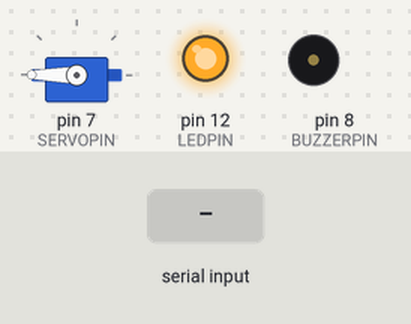
Simulated run of this sketch. Board: Arduino Uno, built with avr-gcc and run on an emulated ATmega328P. Parts: servo, output pins drawn as LEDs (lit = HIGH), buzzer (waves = sounding, pin HIGH). The inputs (shaded band) are chosen by the test bench.

Above: at 1.2 s.
1.3 s: "1" received over Serial
At 1.46 s:
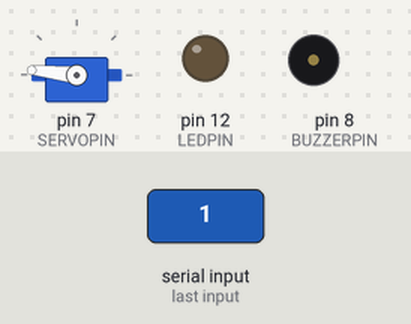
At 4.2 s:
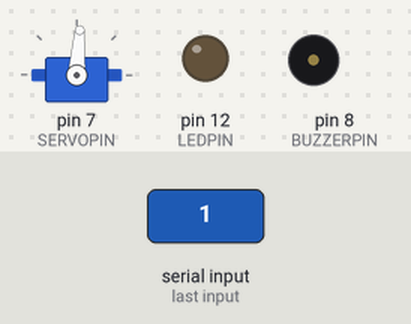
Timing chart, 0 to 10.3 s (numbered marks = the images above; inputs shaded):
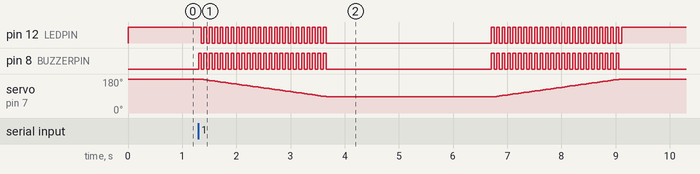

Measured:
- after the input at 1.3 s, pin 12 (LEDPIN): goes 23 × (LOW 0.05 s, HIGH 0.05 s), LOW 3.1 s, 24 × (HIGH 0.05 s, LOW 0.05 s), then HIGH, starting after 0.05 s; pin 8 (BUZZERPIN): goes 23 × (HIGH 0.05 s, LOW 0.05 s), HIGH 0.05 s, LOW 3.1 s, 23 × (HIGH 0.05 s, LOW 0.05 s), HIGH 0.05 s, then LOW, starting at once

The sketch:

Servo_LED_Buzeer.ino
```cpp
#include <Servo.h>
#include <Timer.h>
#define SERVOPIN 7
#define LEDPIN 12
#define BUZZERPIN 8

Servo myservo; // 建立Servo物件，控制伺服馬達
Timer t; // 宣告 Timer 物件
boolean play = false;
int delay_ts = 100;
int delay_ts_sum = 0;
void setup() {
  Serial.begin(9600);
  pinMode(LEDPIN, OUTPUT);
  pinMode(BUZZERPIN, OUTPUT);
  myservo.attach(SERVOPIN); // 連接數位腳位7，伺服馬達的訊號線
  myservo.write(180); // 柵欄起始角度
  digitalWrite(LEDPIN, HIGH);

  t.every(0, listenerInput);
}

void loop() {
  t.update();
}

void listenerInput() {
  if (Serial.available()) {
    char data = Serial.read();

    if (data == '1') {
      play = true;
      openFences();
      play = false;
    }
  }
}

void openFences() {
  // 開啟柵欄
  for (int i = 180, j = 0; i >= 85; i-=2, j++) {
    myservo.write(i); // 使用write，傳入角度，從0度轉到180度
    delay_ts_sum += delay_ts;
    digitalWrite(LEDPIN, j%2==0);
    digitalWrite(BUZZERPIN, j%2==0);
    delay(50);
  }
  digitalWrite(BUZZERPIN, LOW);
  delay(3000);
  // 關閉柵欄
  for (int i = 85, j = 0; i <= 180; i+=2, j++) {
    myservo.write(i);// 使用write，傳入角度，從180度轉到0度
    digitalWrite(LEDPIN, j%2==0);
    digitalWrite(BUZZERPIN, j%2==0);
    delay(50);
  }
  digitalWrite(LEDPIN, HIGH);
  digitalWrite(BUZZERPIN, LOW);
}
```
